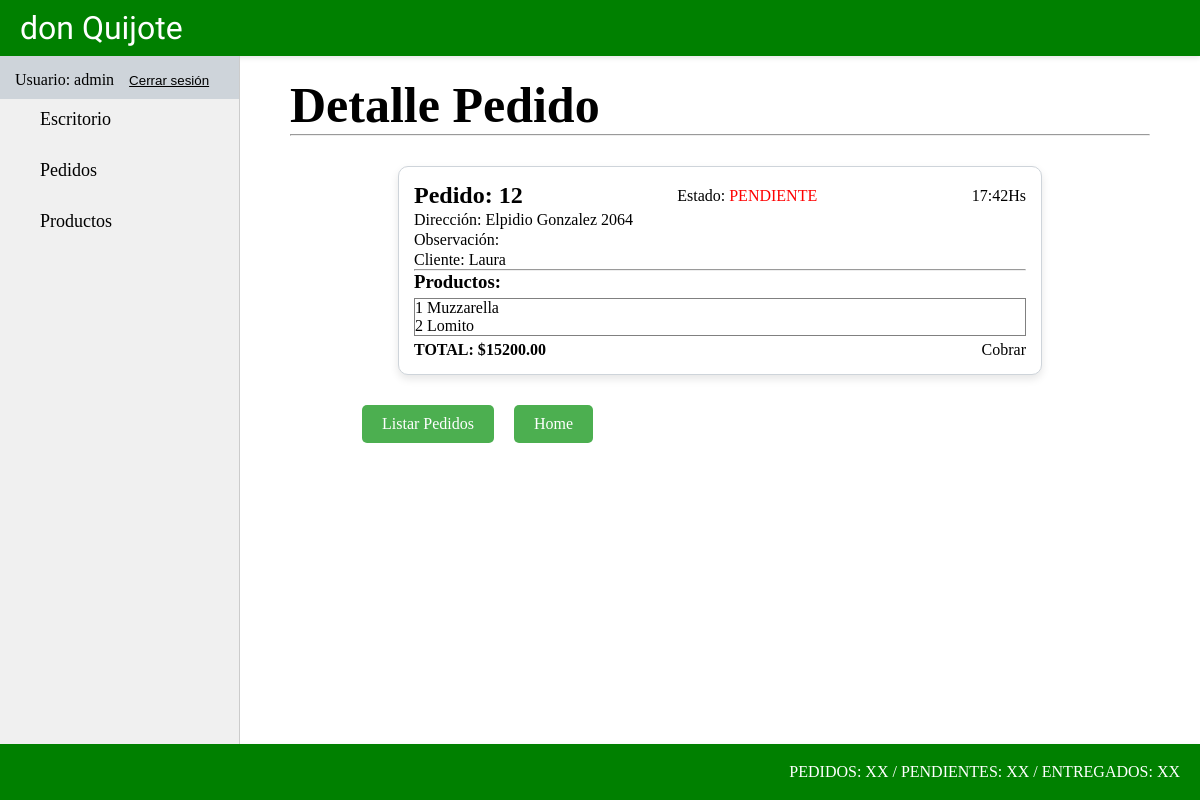
The page /pedido/pedido/detail/12 (signed in) on the database its author committed.
### pedido/models.py (models this page shows, shortened)
class Pedido(models.Model):
    ESTADO_CHOICES = [
        ('Entregado', 'Entregado'),
        ('Pendiente', 'Pendiente'),
        ('Cancelado', 'Cancelado')
    ]
    PAGO_CHOICES = [
        ('Efectivo', 'P. EFECT'),
        ('Transferencia', 'P. TRANSF'),
        ('Debito', 'P. DEBITO'),
        ('Cobrar', 'COBRAR')
    ]
    estado = models.CharField(max_length=10, choices=ESTADO_CHOICES, default='Pendiente')
    hora = models.TimeField(editable=False)
    direccion = models.CharField(max_length=100)
    cliente = models.TextField(max_length=100, blank=True, null=True)
    observacion = models.TextField(max_length=100, blank=True, null=True)
    precio_total = models.DecimalField(max_digits=10, decimal_places=2, default=0.00)
    pago = models.CharField(max_length=13, choices=PAGO_CHOICES, default='Cobrar')

class PedidoProducto(models.Model):
    pedido = models.ForeignKey(Pedido, on_delete=models.CASCADE)
    producto = models.ForeignKey("producto.Producto", on_delete=models.DO_NOTHING)
    cantidad = models.IntegerField(default=1)

### producto/models.py (models this page shows, shortened)
class Producto(models.Model):
    nombre = models.CharField(max_length=50)
    descripcion = models.CharField(max_length=200)
    precio_unit = models.DecimalField(max_digits=10, decimal_places=2)
    precio_doc = models.DecimalField(max_digits=10, decimal_places=2, null=True, blank=True)
    categoria_id = models.ForeignKey(ProductoCategoria, on_delete=models.CASCADE)

### pedido/views.py (the view)
# urls.py: path("pedido/detail/<int:pk>", views.PedidoDetail.as_view(), name="pedido_detail"),
class PedidoDetail(LoginRequiredMixin, DetailView):
    model = models.Pedido

### pedido/templates/pedido/pedido_detail.html
{% extends 'core/base.html' %}
{% block titulo %}
    {% include 'core/components/titulo.html' with titulo="Detalle Pedido" %}
{% endblock titulo %}
{% block section %}
    <div class="card-pedidos">
        <div class="ped-est-hr">
            <h2>Pedido: {{ pedido.id }}</strong></h2>
            <p>Estado: <span {% if pedido.estado == "Pendiente" or pedido.estado == "Cancelado" %} style="color: red;" {% else %} style="color: green;" {% endif %} class="estado">{{pedido.estado}}</span></p>
            <p>{{ pedido.hora|time:"H:i" }}Hs</p>
        </div>
        <p class="datos-pedido">Dirección: {{ pedido.direccion }}</p>
        <p class="datos-pedido">Observación: {{ pedido.observacion }}</p>
        <p class="datos-pedido">Cliente: {{ pedido.cliente }}</p>
        <hr>
        <h3>Productos:</h3>
        <div class="productos-pedidos">
            {% for pedido_producto in pedido.pedidoproducto_set.all %}
                <p>{{ pedido_producto.cantidad }} {{ pedido_producto.producto.nombre }}</p>
            {% endfor %}
        </div>
        <p class="precio-pago"><strong>TOTAL: ${{ pedido.precio_total }}</strong>  {{ pedido.pago }}</p>
    </div>
    {% include 'pedido/components/btn_volver_listapedido.html' %}
{% endblock section %}

### core/templates/core/components/navbar.html (shortened to what this page needs)
<nav class="container-nav">
    <ul class="list-app">
        {% if user.is_authenticated %}
            <div class="usuario-logout">
                <li class="list-link"><a>Usuario: {{ user.username }}</a></li>
                <li>
                    <form action="{% url 'core:logout' %}" method="post">
                        <button type="submit" class="btn-logout"><u>Cerrar sesión</u></button>
                    </form>
                </li>
            </div>
            <li class="list-link"><a class="link-app" href="{% url 'core:home' %}">Escritorio</a></li>
            <li class="list-link"><a class="link-app" href="{% url 'pedidos:pedido_list' %}">Pedidos</a></li>
            <li class="list-link"><a class="link-app" href="{% url 'producto:home' %}">Productos</a></li>
        {% else %}
            <li class="list-link"><a class="link-app" href="{% url 'core:login' %}">Login</a></li>
        {% endif %}
    </ul>
</nav>

### core/static/core/css/styles.css (style rules this page uses)
* { padding: 0; margin: 0; box-sizing: border-box; }
.container-nav { width: 20%; height: 86vh; background-color: #f0f0f0; float: left; overflow-y: auto; border-right: 1px solid #ccc; }
.list-app { list-style: none; padding: 0; }
.list-link { margin-bottom: 10px; }
.link-app { color: #000; text-decoration: none; font-size: 18px; display: block; padding: 10px 40px; transition: background-color 0.3s ease; }
.usuario-logout { display: flex; column-gap: 15px; padding-left: 15px; padding-top: 15px; background-color: #ced4da; }
.btn-logout { border: none; background-color: #ced4da; }
.ped-est-hr { display: flex; flex-direction: row; justify-content: space-between; align-items: center; }
.estado { text-transform: uppercase; }
.datos-pedido { margin-top: 2px; }
.productos-pedidos { height: 50%; border: 1px solid grey; margin-top: 5px; margin-bottom: 5px; overflow-y: auto; }
.precio-pago { display: flex; flex-direction: row; justify-content: space-between; }
.card-pedidos { width: 70%; margin-top: 20px; margin-left: 15%; padding: 15px; border-radius: 10px; border: 1px solid #ced4da; display: flex; flex-direction: column; background-color: #ffffff; box-shadow: 0 4px 8px rgba(0, 0, 0, 0.1); transition: transform 0.2s ease-in-out, box-shadow 0.2s ease-in-out; }

### rows shown on the page
Pedido: id "12", estado "PENDIENTE", hora "17:42", direccion "Elpidio Gonzalez 2064", cliente "Laura", precio_total "15200.00", pago "Cobrar"
PedidoProducto: cantidad "1", producto.nombre "Muzzarella"
PedidoProducto: cantidad "2", producto.nombre "Lomito"

### other values the page prints
{{ user.username }} "admin"
{{ titulo }} "Detalle Pedido"
